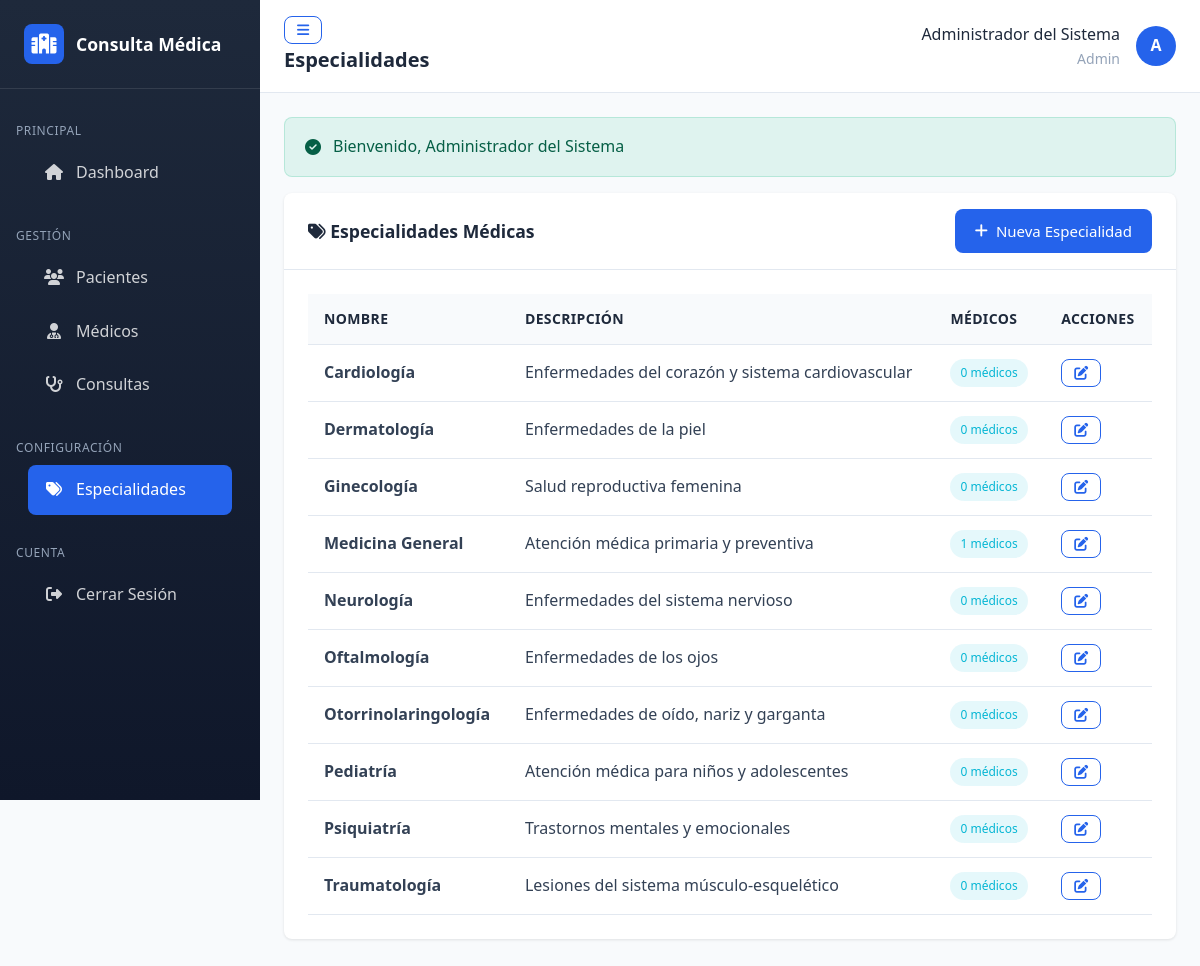
Page /especialidades (signed in) on the committed database.
### tables this page shows
CREATE TABLE IF NOT EXISTS especialidades (
    id INT AUTO_INCREMENT PRIMARY KEY,
    nombre VARCHAR(100) NOT NULL UNIQUE,
    descripcion TEXT NULL,
    activo TINYINT(1) NOT NULL DEFAULT 1,
    created_at TIMESTAMP DEFAULT CURRENT_TIMESTAMP,
    updated_at TIMESTAMP DEFAULT CURRENT_TIMESTAMP ON UPDATE CURRENT_TIMESTAMP
);

### core/Controller.php (called while the page is built, shortened)
<?php
abstract class Controller
{
    protected array $data = [];
    protected function render(string $view, array $data = [], string $layout = 'main'): void
    {
        $this->data = array_merge($this->data, $data);
        extract($this->data);
        $viewFile = BASE_PATH . '/app/views/' . str_replace('.', '/', $view) . '.php';
        require $viewFile;
        $content = ob_get_clean();
        $appConfig = require BASE_PATH . '/config/app.php';
        $layoutFile = BASE_PATH . '/app/views/layouts/' . $layout . '.php';
        extract($this->data);
        require $layoutFile;
    }
}

### app/controllers/EspecialidadController.php (called while the page is built, shortened)
<?php
class EspecialidadController extends Controller
{
    private Especialidad $especialidadModel;
    public function __construct()
    {
        $this->especialidadModel = new Especialidad();
    }
    public function index(): void
    {
        $especialidades = $this->especialidadModel->getAllWithMedicosCount();
        $this->render('especialidades/index', [
            'title' => 'Especialidades',
            'especialidades' => $especialidades
        ]);
    }
}

### public/index.php (called while the page is built, shortened)
<?php
require_once dirname(__DIR__) . '/core/bootstrap.php';
$router = require BASE_PATH . '/config/routes.php';
$uri = $_SERVER['REQUEST_URI'] ?? '/';
$uri = explode('?', $uri)[0];
$method = $_SERVER['REQUEST_METHOD'] ?? 'GET';
try {
    $router->dispatch($uri, $method);
} catch (\Exception $e) {
    app_log('error', $e->getMessage(), [
        'file' => $e->getFile(),
        'line' => $e->getLine(),
        'trace' => $e->getTraceAsString()
    ]);
    http_response_code(500);
    $appConfig = require BASE_PATH . '/config/app.php';
    if ($appConfig['environment'] === 'development') {
        echo "<h1>Error de Aplicación</h1>";
        echo "<p><strong>Mensaje:</strong> " . htmlspecialchars($e->getMessage()) . "</p>";
        echo "<p><strong>Archivo:</strong> " . htmlspecialchars($e->getFile()) . "</p>";
        echo "<p><strong>Línea:</strong> " . $e->getLine() . "</p>";
        echo "<pre>" . htmlspecialchars($e->getTraceAsString()) . "</pre>";
    } else {
        require BASE_PATH . '/app/views/errors/500.php';
    }
}

### config/app.php (called while the page is built, shortened)
<?php
return [
    'name' => 'Sistema de Consulta Médica Externa',
    'version' => '1.0.0',
    'environment' => getenv('APP_ENV') ?: 'development',
    'base_url' => getenv('APP_URL') ?: 'http://localhost:8080/',
    'session' => [
        'name' => 'consulta_medica_session',
        'lifetime' => 7200,
        'path' => '/',
        'domain' => '',
        'secure' => false,
        'httponly' => true,
        'samesite' => 'Strict'
    ],
    'security' => [
        'csrf_token_name' => 'csrf_token',
        'csrf_token_lifetime' => 3600,
        'password_min_length' => 8,
        'max_login_attempts' => 5,
        'lockout_time' => 900,
        'hash_algo' => PASSWORD_BCRYPT,
        'hash_cost' => 10
    ],
    'pagination' => [
        'per_page' => 10,
        'max_per_page' => 100
    ],
    'logging' => [
        'enabled' => true,
        'path' => BASE_PATH . '/logs',
        'level' => 'debug'
    ],
    'timezone' => 'America/Lima',
    'date_format' => 'd/m/Y',
    'datetime_format' => 'd/m/Y H:i:s',
    'time_format' => 'H:i'
];

### core/bootstrap.php (called while the page is built, shortened)
<?php
$appConfig = require BASE_PATH . '/config/app.php';
spl_autoload_register(function ($class) {
    $namespaceMap = [
        'Core\\' => BASE_PATH . '/core/',
        'App\\Controllers\\' => BASE_PATH . '/app/controllers/',
        'App\\Models\\' => BASE_PATH . '/app/models/'
    ];
    foreach ($namespaceMap as $namespace => $directory) {
        if (strpos($class, $namespace) === 0) {
            $relativeClass = substr($class, strlen($namespace));
            $file = $directory . str_replace('\\', '/', $relativeClass) . '.php';
            if (file_exists($file)) {
                return true;
            }
        }
    }
    return false;
});
function base_url(string $path = ''): string
{
    $appConfig = require BASE_PATH . '/config/app.php';
    return rtrim($appConfig['base_url'], '/') . '/' . ltrim($path, '/');
}
function e(string $value): string
{
    return htmlspecialchars($value, ENT_QUOTES, 'UTF-8');
}
function current_user(): ?array
{
    return \Core\Session::getUser();
}
function flash(): ?array
{
    $flash = \Core\Session::get('flash');
    return $flash;
}

### config/database.php (called while the page is built, shortened)
<?php
return [
    'host' => getenv('DB_HOST') ?: 'localhost',
    'port' => getenv('DB_PORT') ?: '3306',
    'database' => getenv('DB_DATABASE') ?: (getenv('DB_NAME') ?: 'consulta_medica'),
    'username' => getenv('DB_USER') ?: 'root',
    'password' => getenv('DB_PASSWORD') ?: (getenv('DB_PASS') ?: 'root'),
    'charset' => 'utf8mb4',
    'collation' => 'utf8mb4_unicode_ci',
    'options' => [
        PDO::ATTR_ERRMODE => PDO::ERRMODE_EXCEPTION,
        PDO::ATTR_DEFAULT_FETCH_MODE => PDO::FETCH_ASSOC,
        PDO::ATTR_EMULATE_PREPARES => false,
        PDO::MYSQL_ATTR_INIT_COMMAND => "SET NAMES utf8mb4 COLLATE utf8mb4_unicode_ci"
    ]
];

### core/Database.php (called while the page is built, shortened)
<?php
class Database
{
    private static ?Database $instance = null;
    private ?PDO $connection = null;
    private array $config;
    private function __construct()
    {
        $this->config = require BASE_PATH . '/config/database.php';
    }
    public static function getInstance(): Database
    {
        if (self::$instance === null) {
            self::$instance = new self();
        }
        return self::$instance;
    }
    private function connect(): void
    {
        try {
            $dsn = sprintf(
                "mysql:host=%s;port=%s;dbname=%s;charset=%s",
                $this->config['host'],
                $this->config['port'],
                $this->config['database'],
                $this->config['charset']
            );
            $this->connection = new PDO(
                $dsn,
                $this->config['username'],
                $this->config['password'],
                $this->config['options']
            );
        } catch (PDOException $e) {
            error_log("Error de conexión a la base de datos: " . $e->getMessage());
            throw new PDOException("Error al conectar con la base de datos");
        }
    }
    public function query(string $sql, array $params = []): \PDOStatement
    {
        $stmt = $this->connection->prepare($sql);
        $stmt->execute($params);
        return $stmt;
    }
    public function fetchAll(string $sql, array $params = []): array
    {
        $stmt = $this->query($sql, $params);
        return $stmt->fetchAll();
    }
}

### core/Model.php (called while the page is built, shortened)
<?php
abstract class Model
{
    public function __construct()
    {
        $this->db = Database::getInstance();
    }
}

### app/models/Especialidad.php (called while the page is built, shortened)
<?php
class Especialidad extends Model
{
    protected string $table = 'especialidades';
    public function getAllWithMedicosCount(): array
    {
        $sql = "SELECT e.*, COUNT(m.id) as total_medicos
                FROM {$this->table} e
                LEFT JOIN medicos m ON e.id = m.especialidad_id AND m.activo = 1
                WHERE e.activo = 1
                GROUP BY e.id
                ORDER BY e.nombre ASC";
        return $this->db->fetchAll($sql);
    }
}

### core/Session.php (called while the page is built, shortened)
<?php
class Session
{
    public static function start(): void
    {
        self::$config = require BASE_PATH . '/config/app.php';
    }
    public static function get(string $key, $default = null)
    {
        return $_SESSION[$key] ?? $default;
    }
    public static function has(string $key): bool
    {
        return isset($_SESSION[$key]);
    }
    public static function isAuthenticated(): bool
    {
        return self::has('user_id') && self::has('user_authenticated');
    }
    public static function getUser(): ?array
    {
        return self::isAuthenticated() ? self::get('user_data') : null;
    }
}

### app/views/especialidades/index.php (the view)
<div class="card">
    <div class="card-header">
        <h2 class="card-title"><i class="fas fa-tags"></i> Especialidades Médicas</h2>
        <a href="<?= base_url('especialidades/crear') ?>" class="btn btn-primary"><i class="fas fa-plus"></i> Nueva Especialidad</a>
    </div>
    <div class="card-body">
        <?php if (empty($especialidades)): ?>
        <div class="text-center text-muted" style="padding: 2rem;">
            <i class="fas fa-tags" style="font-size: 3rem; margin-bottom: 1rem;"></i>
            <p>No hay especialidades registradas</p>
        </div>
        <?php else: ?>
        <div class="table-responsive">
            <table class="table">
                <thead>
                    <tr>
                        <th>Nombre</th>
                        <th>Descripción</th>
                        <th>Médicos</th>
                        <th>Acciones</th>
                    </tr>
                </thead>
                <tbody>
                    <?php foreach ($especialidades as $esp): ?>
                    <tr>
                        <td><strong><?= e($esp['nombre']) ?></strong></td>
                        <td><?= e($esp['descripcion'] ?? '-') ?></td>
                        <td><span class="badge badge-info"><?= $esp['total_medicos'] ?> médicos</span></td>
                        <td>
                            <a href="<?= base_url('especialidades/editar/' . $esp['id']) ?>" class="btn btn-sm btn-outline-primary">
                                <i class="fas fa-edit"></i>
                            </a>
                        </td>
                    </tr>
                    <?php endforeach; ?>
                </tbody>
            </table>
        </div>
        <?php endif; ?>
    </div>
</div>

### core/Router.php (shortened to what this page needs)
<?php
class Router
{
    private array $routes = [];
    private array $params = [];
    private function addRoute(string $method, string $route, array $handler): void
    {
        $route = preg_replace('/\//', '\\/', $route);
        $route = preg_replace('/\{([a-z]+)\}/', '(?P<\1>[a-z0-9-]+)', $route);
        $route = preg_replace('/\{([a-z]+):([^\}]+)\}/', '(?P<\1>\2)', $route);
        $route = '/^' . $route . '$/i';
        $this->routes[$method][$route] = $handler;
    }
    public function dispatch(string $uri, string $method): void
    {
        $uri = $this->sanitizeUri($uri);
        $method = strtoupper($method);
        if (isset($this->routes[$method])) {
            foreach ($this->routes[$method] as $route => $handler) {
                if (preg_match($route, $uri, $matches)) {
                    $this->params = array_filter($matches, 'is_string', ARRAY_FILTER_USE_KEY);
                    $this->executeHandler($handler);
                    return;
                }
            }
        }
    }
    private function sanitizeUri(string $uri): string
    {
        $uri = parse_url($uri, PHP_URL_PATH);
        $uri = trim($uri, '/');
        $uri = filter_var($uri, FILTER_SANITIZE_URL);
        return $uri ?: '';
    }
    private function executeHandler(array $handler): void
    {
        [$controllerName, $action] = $handler;
        $controller = new $controllerClass();
        call_user_func_array([$controller, $action], $this->params);
    }
}

### app/views/layouts/main.php (shortened to what this page needs)
<!DOCTYPE html>
<html lang="es">
<head>
    <link rel="stylesheet" href="<?= base_url('css/style.css') ?>">
    <link rel="stylesheet" href="https://cdnjs.cloudflare.com/ajax/libs/font-awesome/6.4.0/css/all.min.css">
</head>
<body>
    <div class="app-container">
        <aside class="sidebar">
            <div class="sidebar-header">
                <a href="<?= base_url('dashboard') ?>" class="sidebar-logo">
                    <div class="sidebar-logo-icon">
                        <i class="fas fa-hospital"></i>
                    </div>
                    <span class="sidebar-logo-text">Consulta Médica</span>
                </a>
            </div>
            <nav class="sidebar-nav">
                <div class="nav-section">
                    <div class="nav-section-title">Principal</div>
                    <a href="<?= base_url('dashboard') ?>" class="nav-link <?= ($title ?? '') === 'Dashboard' ? 'active' : '' ?>">
                        <span class="nav-link-icon"><i class="fas fa-home"></i></span>
                        Dashboard
                    </a>
                </div>
                <div class="nav-section">
                    <div class="nav-section-title">Gestión</div>
                    <a href="<?= base_url('pacientes') ?>" class="nav-link <?= strpos($title ?? '', 'Paciente') !== false ? 'active' : '' ?>">
                        <span class="nav-link-icon"><i class="fas fa-users"></i></span>
                        Pacientes
                    </a>
                    <a href="<?= base_url('medicos') ?>" class="nav-link <?= strpos($title ?? '', 'Médico') !== false ? 'active' : '' ?>">
                        <span class="nav-link-icon"><i class="fas fa-user-md"></i></span>
                        Médicos
                    </a>
                    <a href="<?= base_url('consultas') ?>" class="nav-link <?= strpos($title ?? '', 'Consulta') !== false ? 'active' : '' ?>">
                        <span class="nav-link-icon"><i class="fas fa-stethoscope"></i></span>
                        Consultas
                    </a>
                </div>
                <div class="nav-section">
                    <div class="nav-section-title">Configuración</div>
                    <a href="<?= base_url('especialidades') ?>" class="nav-link <?= strpos($title ?? '', 'Especialidad') !== false ? 'active' : '' ?>">
                        <span class="nav-link-icon"><i class="fas fa-tags"></i></span>
                        Especialidades
                    </a>
                </div>
                <div class="nav-section">
                    <div class="nav-section-title">Cuenta</div>
                    <a href="<?= base_url('logout') ?>" class="nav-link">
                        <span class="nav-link-icon"><i class="fas fa-sign-out-alt"></i></span>
                        Cerrar Sesión
                    </a>
                </div>
            </nav>
        </aside>
        <main class="main-content">
            <header class="header">
                <div>
                    <button id="menu-toggle" class="btn btn-sm btn-outline-primary d-none-lg">
                        <i class="fas fa-bars"></i>
                    </button>
                    <h1 class="header-title"><?= e($title ?? 'Dashboard') ?></h1>
                </div>
                <div class="header-user">
                    <?php $currentUser = current_user(); ?>
                    <?php if ($currentUser): ?>
                    <div class="user-info">
                        <div class="user-name"><?= e($currentUser['nombre_completo']) ?></div>
                        <div class="user-role"><?= e(ucfirst($currentUser['rol'])) ?></div>
                    </div>
                    <div class="user-avatar">
                        <?= strtoupper(substr($currentUser['nombre_completo'], 0, 1)) ?>
                    </div>
                    <?php endif; ?>
                </div>
            </header>
            <div class="page-content">
                <?php $flash = flash(); ?>
                <?php if ($flash): ?>
                <div class="alert alert-<?= e($flash['type']) ?> fade-in">
                    <i class="fas fa-<?= $flash['type'] === 'success' ? 'check-circle' : ($flash['type'] === 'error' ? 'exclamation-circle' : 'info-circle') ?>"></i>
                    <span><?= e($flash['message']) ?></span>
                </div>
                <?php endif; ?>
                <?= $content ?>
            </div>
        </main>
    </div>
</body>
</html>

### rows in the picture
especialidades: nombre "Cardiología", descripcion "Enfermedades del corazón y sistema cardiovascular", total_medicos "0"
especialidades: nombre "Dermatología", descripcion "Enfermedades de la piel", total_medicos "0"
especialidades: nombre "Ginecología", descripcion "Salud reproductiva femenina", total_medicos "0"
especialidades: nombre "Medicina General", descripcion "Atención médica primaria y preventiva", total_medicos "1"
especialidades: nombre "Neurología", descripcion "Enfermedades del sistema nervioso", total_medicos "0"
especialidades: nombre "Oftalmología", descripcion "Enfermedades de los ojos", total_medicos "0"
especialidades: nombre "Otorrinolaringología", descripcion "Enfermedades de oído, nariz y garganta", total_medicos "0"
especialidades: nombre "Pediatría", descripcion "Atención médica para niños y adolescentes", total_medicos "0"
especialidades: nombre "Psiquiatría", descripcion "Trastornos mentales y emocionales", total_medicos "0"
especialidades: nombre "Traumatología", descripcion "Lesiones del sistema músculo-esquelético", total_medicos "0"
